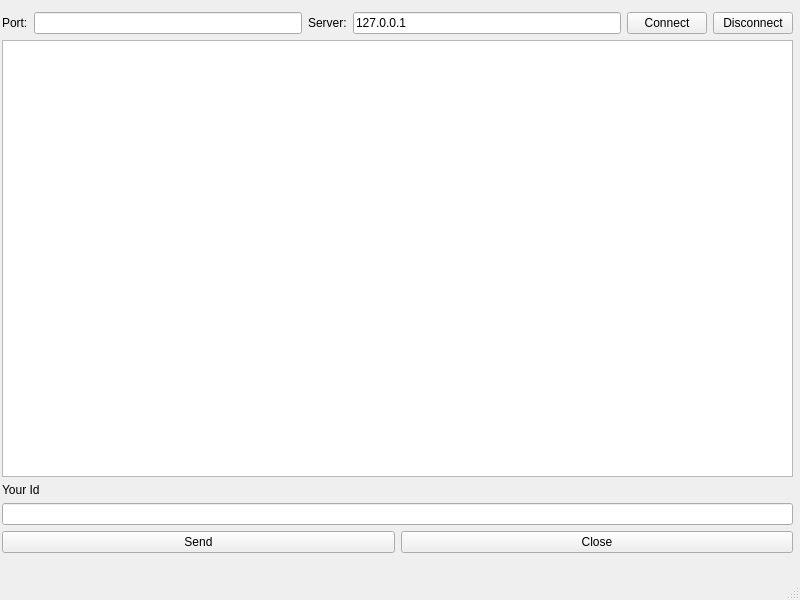
<?xml version="1.0" encoding="UTF-8"?>
<ui version="4.0">
 <class>MainWindow</class>
 <widget class="QMainWindow" name="MainWindow">
  <property name="geometry">
   <rect>
    <x>0</x>
    <y>0</y>
    <width>800</width>
    <height>600</height>
   </rect>
  </property>
  <property name="windowTitle">
   <string>MainWindow</string>
  </property>
  <widget class="QWidget" name="centralwidget">
   <widget class="QWidget" name="">
    <property name="geometry">
     <rect>
      <x>2</x>
      <y>12</y>
      <width>791</width>
      <height>541</height>
     </rect>
    </property>
    <layout class="QGridLayout" name="gridLayout">
     <item row="0" column="0" colspan="2">
      <layout class="QHBoxLayout" name="horizontalLayout">
       <item>
        <widget class="QLabel" name="label_2">
         <property name="text">
          <string>Port:</string>
         </property>
        </widget>
       </item>
       <item>
        <widget class="QLineEdit" name="lineEdit_2"/>
       </item>
       <item>
        <widget class="QLabel" name="label">
         <property name="text">
          <string>Server:</string>
         </property>
        </widget>
       </item>
       <item>
        <widget class="QLineEdit" name="txtServer">
         <property name="text">
          <string>127.0.0.1</string>
         </property>
        </widget>
       </item>
       <item>
        <widget class="QPushButton" name="pushButton">
         <property name="text">
          <string>Connect</string>
         </property>
        </widget>
       </item>
       <item>
        <widget class="QPushButton" name="pushButton_2">
         <property name="text">
          <string>Disconnect</string>
         </property>
        </widget>
       </item>
      </layout>
     </item>
     <item row="1" column="0" colspan="2">
      <widget class="QListView" name="listView"/>
     </item>
     <item row="3" column="0" colspan="2">
      <widget class="QLineEdit" name="txtMessage"/>
     </item>
     <item row="4" column="0">
      <widget class="QPushButton" name="btnSend">
       <property name="text">
        <string>Send</string>
       </property>
      </widget>
     </item>
     <item row="2" column="0">
      <widget class="QLabel" name="lblID">
       <property name="text">
        <string>Your Id</string>
       </property>
      </widget>
     </item>
     <item row="4" column="1">
      <widget class="QPushButton" name="btnClose">
       <property name="text">
        <string>Close</string>
       </property>
      </widget>
     </item>
    </layout>
   </widget>
  </widget>
  <widget class="QMenuBar" name="menubar">
   <property name="geometry">
    <rect>
     <x>0</x>
     <y>0</y>
     <width>800</width>
     <height>23</height>
    </rect>
   </property>
  </widget>
  <widget class="QStatusBar" name="statusbar"/>
 </widget>
 <resources/>
 <connections/>
</ui>
